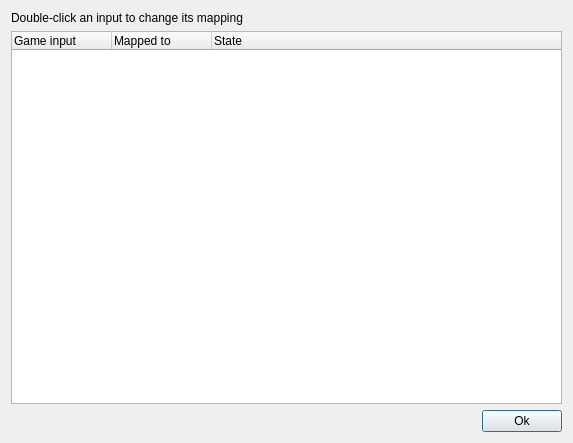
<?xml version="1.0" encoding="UTF-8"?>
<ui version="4.0">
 <class>InputDialog</class>
 <widget class="QDialog" name="InputDialog">
  <property name="geometry">
   <rect>
    <x>0</x>
    <y>0</y>
    <width>573</width>
    <height>443</height>
   </rect>
  </property>
  <property name="windowTitle">
   <string>Dialog</string>
  </property>
  <layout class="QVBoxLayout" name="verticalLayout">
   <item>
    <widget class="QLabel" name="label">
     <property name="text">
      <string>Double-click an input to change its mapping</string>
     </property>
    </widget>
   </item>
   <item>
    <widget class="QTreeWidget" name="tvInputs">
     <property name="rootIsDecorated">
      <bool>false</bool>
     </property>
     <property name="uniformRowHeights">
      <bool>false</bool>
     </property>
     <property name="sortingEnabled">
      <bool>false</bool>
     </property>
     <attribute name="headerStretchLastSection">
      <bool>true</bool>
     </attribute>
     <column>
      <property name="text">
       <string>Game input</string>
      </property>
     </column>
     <column>
      <property name="text">
       <string>Mapped to</string>
      </property>
     </column>
     <column>
      <property name="text">
       <string>State</string>
      </property>
     </column>
    </widget>
   </item>
   <item>
    <layout class="QHBoxLayout" name="horizontalLayout">
     <item>
      <spacer name="horizontalSpacer">
       <property name="orientation">
        <enum>Qt::Horizontal</enum>
       </property>
       <property name="sizeHint" stdset="0">
        <size>
         <width>40</width>
         <height>20</height>
        </size>
       </property>
      </spacer>
     </item>
     <item>
      <widget class="QPushButton" name="btnOk">
       <property name="text">
        <string>Ok</string>
       </property>
      </widget>
     </item>
    </layout>
   </item>
  </layout>
 </widget>
 <resources/>
 <connections>
  <connection>
   <sender>btnOk</sender>
   <signal>clicked()</signal>
   <receiver>InputDialog</receiver>
   <slot>accept()</slot>
   <hints>
    <hint type="sourcelabel">
     <x>495</x>
     <y>421</y>
    </hint>
    <hint type="destinationlabel">
     <x>440</x>
     <y>435</y>
    </hint>
   </hints>
  </connection>
 </connections>
</ui>
